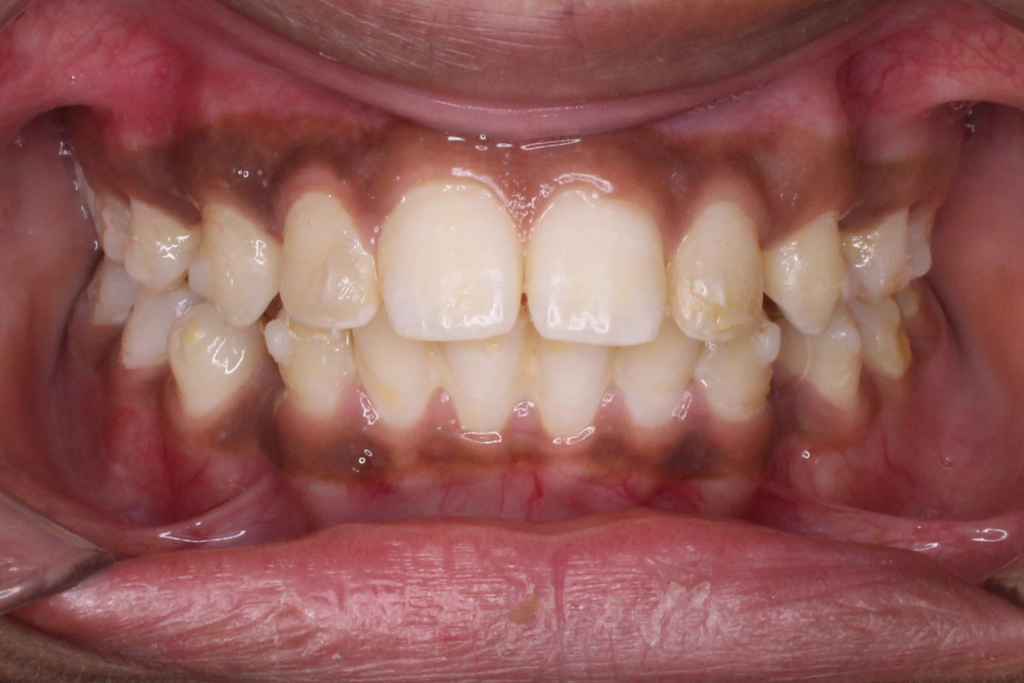
#> input picture testing_data/F1.JPG, 2048 x 1366 px (shown at 1/2 size)
$ python disclosed_pi.py ../testing_data/F1.JPG ../testing_data/L1.JPG ../testing_data/L1.JPG
#> lines starting #> are read from the running program, lines starting #| are printed output that depends on the picture
#> in _load, img is the input picture: shape (1366, 2048, 3); mean B, G, R 88.4, 91.5, 146.3
#> call 2 of _load, with path = '../testing_data/L1.JPG'
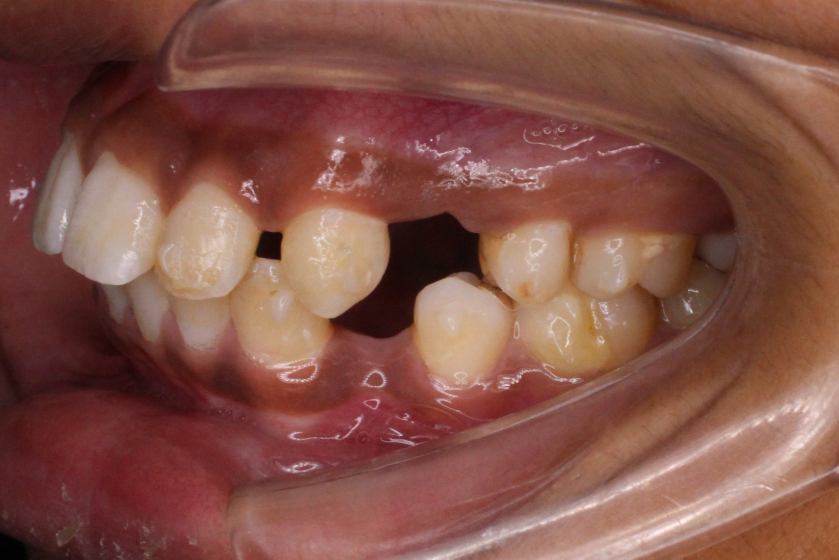
#> input picture testing_data/L1.JPG, 2517 x 1678 px (shown at 1/3 size)
#> in _load, img is the input picture: shape (1678, 2517, 3); mean B, G, R 71, 82, 131.3
"""Plaque Index (0-5) from disclosing-agent photographs.

Disclosing solution (erythrosine) stains plaque pink/magenta. This module
measures how much of the visible tooth surface carries that stain and maps
the coverage to a Turesky-modified Quigley-Hein style score (0-5).

Pipeline per view:
  1. Mouth ROI     - convex region enclosed by pink oral tissue; drops skin
                     and most of the cheek retractor.
  2. Tooth seeds   - bright, only mildly pink blobs inside the ROI (Otsu on
                     L*), excluding blobs on the ROI rim and long thin strips
                     (retractor edges, cheek folds).
  3. Stain         - magenta pixels on the tooth or in a thin ring around it,
                     judged relative to this patient's own enamel tint and
                     brightness so colour casts and dyed gingiva (darker) are
                     not counted as plaque.
  4. Coverage      - stain / (stain + clean enamel); views are weighted by
                     detected tooth area.

Use only with photographs taken after applying a disclosing agent. Normal
photographs must go through the MGI/OHI/GEI model instead.

Calibration note (2026-10-13): COVERAGE_THRESHOLDS were set against three
clinician-scored patients (PI 2, 3, 4). Re-fit them with
`calibrate_thresholds()` once more scored cases are available.
"""

from __future__ import annotations

from typing import Dict, Optional, Sequence, Tuple

import cv2
import numpy as np

WORK_SIZE = 900  # longest side used for analysis

# Coverage ratio cut-offs; PI = number of thresholds exceeded (0-5).
COVERAGE_THRESHOLDS = [0.02, 0.05, 0.10, 0.14, 0.25]

DEFAULT_PARAMS = {
    "pink_a": 14,       # a* of oral tissue used to find the mouth
    "edge": 0.05,       # ROI rim width (fraction of image size)
    "inner_frac": 0.7,  # tooth blobs must lie this much inside the rim
    "max_elong": 4.0,   # reject blobs longer than this x their width
    "l_floor": 0.45,    # minimum tooth brightness vs. brightest pixel
    "br_a": 24,         # tooth seeds may be at most this pink (a*)
    "min_area": 0.0006, # minimum tooth blob area (fraction of image)
    "ring": 0.008,      # ring around teeth searched for stain
    "st_a": 18,         # absolute minimum a* for stain
    "st_delta": 14,     # stain must be this much pinker than the enamel
    "st_l": 0.60,       # stain must be at least this bright vs. enamel
}

PI_LABELS = {
    0: "No plaque",
    1: "Separate flecks of plaque at the cervical margin",
    2: "Thin continuous band of plaque at the cervical margin",
    3: "Band of plaque wider than 1 mm, less than 1/3 of the crown",
    4: "Plaque covering 1/3 to 2/3 of the crown",
    5: "Plaque covering 2/3 or more of the crown",
}


def _ellipse(r: float) -> np.ndarray:
    r = max(1, int(r))
    return cv2.getStructuringElement(cv2.MORPH_ELLIPSE, (2 * r + 1, 2 * r + 1))


def _fill_holes(mask: np.ndarray) -> np.ndarray:
    cnts, _ = cv2.findContours(mask, cv2.RETR_EXTERNAL, cv2.CHAIN_APPROX_SIMPLE)
    out = np.zeros_like(mask)
    cv2.drawContours(out, cnts, -1, 255, thickness=cv2.FILLED)
    return out


def _resize(image_rgb: np.ndarray) -> np.ndarray:
    h, w = image_rgb.shape[:2]
    s = WORK_SIZE / max(h, w)
    if s >= 1:
        return image_rgb
    return cv2.resize(image_rgb, (int(w * s), int(h * s)), interpolation=cv2.INTER_AREA)


def _mouth_roi(a: np.ndarray, b: np.ndarray, p: Dict) -> np.ndarray:
    H, W = a.shape
    pink = ((a > p["pink_a"]) & (a > b + 6)).astype(np.uint8) * 255
    pink = cv2.morphologyEx(pink, cv2.MORPH_CLOSE, _ellipse(max(H, W) * 0.02))
    n, lbl, st, _ = cv2.connectedComponentsWithStats(pink, connectivity=8)
    if n <= 1:
        return np.full((H, W), 255, np.uint8)
    big = 1 + int(np.argmax(st[1:, cv2.CC_STAT_AREA]))
    cnts, _ = cv2.findContours((lbl == big).astype(np.uint8) * 255,
                               cv2.RETR_EXTERNAL, cv2.CHAIN_APPROX_SIMPLE)
    hull = cv2.convexHull(max(cnts, key=cv2.contourArea))
    roi = np.zeros((H, W), np.uint8)
    cv2.fillPoly(roi, [hull], 255)
    return roi


def segment_disclosed(image_rgb: np.ndarray, params: Optional[Dict] = None
                      ) -> Tuple[np.ndarray, np.ndarray, np.ndarray]:
    """Return (clean_enamel_mask, stain_mask, mouth_roi) at WORK_SIZE scale."""
    p = {**DEFAULT_PARAMS, **(params or {})}
    lab = cv2.cvtColor(image_rgb, cv2.COLOR_RGB2LAB).astype(np.float32)
    L, a, b = lab[..., 0], lab[..., 1] - 128, lab[..., 2] - 128
    H, W = L.shape
    D = max(H, W)

    roi = _mouth_roi(a, b, p)
    inside = roi > 0
    inner = cv2.erode(roi, _ellipse(D * p["edge"])) > 0

    # Teeth: the bright class inside the mouth.
    l_in = L[inside].astype(np.uint8)
    otsu, _ = cv2.threshold(l_in.reshape(-1, 1), 0, 255,
                            cv2.THRESH_BINARY + cv2.THRESH_OTSU)
    l_thr = max(otsu, p["l_floor"] * np.percentile(l_in, 99.5))
    bright = inside & (L > l_thr) & (a < p["br_a"]) & (b > -4)

    cand = cv2.morphologyEx(bright.astype(np.uint8) * 255, cv2.MORPH_OPEN, _ellipse(2))
    n, lbl, st, _ = cv2.connectedComponentsWithStats(cand, connectivity=8)
    seeds = np.zeros_like(cand)
    min_area = H * W * p["min_area"]
    for i in range(1, n):
        if st[i, cv2.CC_STAT_AREA] < min_area:
            continue
        comp = lbl == i
        if inner[comp].mean() < p["inner_frac"]:
            continue  # on the rim of the mouth: retractor / lip
        (_, _), (rw, rh), _ = cv2.minAreaRect(cv2.findNonZero(comp.astype(np.uint8)))
        if max(rw, rh) > p["max_elong"] * max(min(rw, rh), 1):
            continue  # long thin strip: cheek fold / retractor edge
        seeds[comp] = 255
    teeth = _fill_holes(cv2.morphologyEx(seeds, cv2.MORPH_CLOSE, _ellipse(3)))

    if not (seeds > 0).any():
        empty = np.zeros_like(seeds)
        return empty, empty, roi

    # Stain relative to this patient's enamel tint and brightness.
    l_teeth = float(np.median(L[seeds > 0]))
    a_teeth = float(np.median(a[seeds > 0]))
    a_thr = max(p["st_a"], a_teeth + p["st_delta"])
    stain = (a > a_thr) & (a > b + 10) & (L > p["st_l"] * l_teeth)
    ring = cv2.dilate(teeth, _ellipse(D * p["ring"]))
    stain_m = (stain.astype(np.uint8) * 255) & ring
    stain_m = cv2.morphologyEx(stain_m, cv2.MORPH_OPEN, _ellipse(1))
    enamel = teeth & ~stain_m
    return enamel, stain_m, roi


def disclosed_coverage(image_rgb: np.ndarray, params: Optional[Dict] = None
                       ) -> Tuple[float, int]:
    """Return (stain coverage ratio, tooth area in px) for one view."""
    enamel, stain, _ = segment_disclosed(_resize(image_rgb), params)
    ea, sa = int((enamel > 0).sum()), int((stain > 0).sum())
    tooth = ea + sa
    return (sa / tooth if tooth else 0.0), tooth


def coverage_to_pi(coverage: float, thresholds: Sequence[float] = COVERAGE_THRESHOLDS) -> int:
    return int(sum(coverage > t for t in thresholds))


def estimate_pi_disclosed(
    frontal_rgb: np.ndarray,
    left_rgb: np.ndarray,
    right_rgb: np.ndarray,
    params: Optional[Dict] = None,
) -> Dict:
    """Estimate PI (0-5) from three disclosing-agent views.

    Returns a dict with pi_score, coverage (weighted stain ratio 0-1),
    per-view coverages, tooth_area_px and a confidence string.
    """
    covs, areas = [], []
#> covs = []; areas = []
    for img in (frontal_rgb, left_rgb, right_rgb):
        c, area = disclosed_coverage(img, params)
        covs.append(c)
        areas.append(area)
#> this loop made 3 passes
#> pass 1, in segment_disclosed, `lab = cv2.cvtColor(image_rgb, cv2.COLOR_RGB2LAB).astype(np.float32)`:
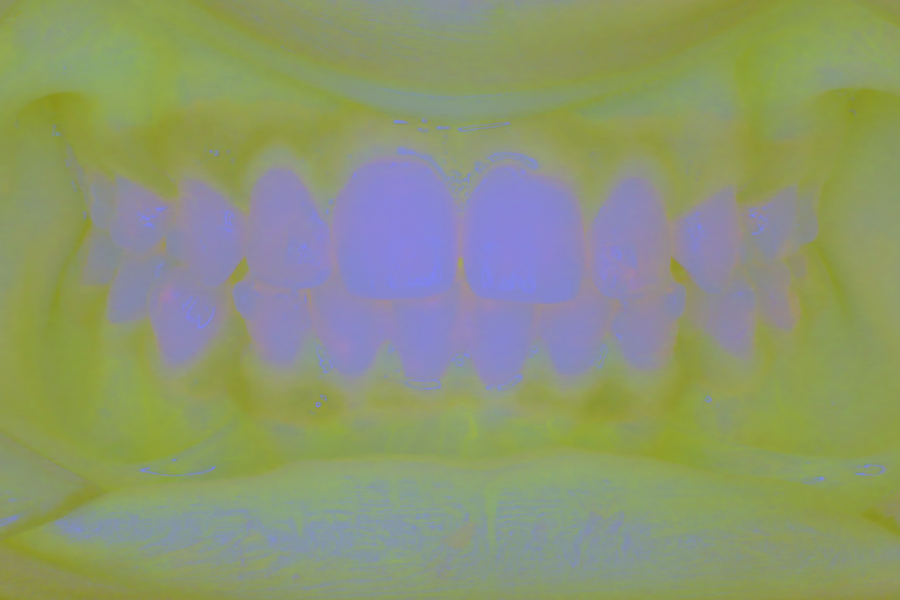
#> lab: shape (600, 900, 3) float32; mean of channels 0, 1, 2 114, 150.5, 140; drawn as B, G, R
#> pass 1, in segment_disclosed, `L, a, b = lab[..., 0], lab[..., 1] - 128, lab[..., 2] - 128`:
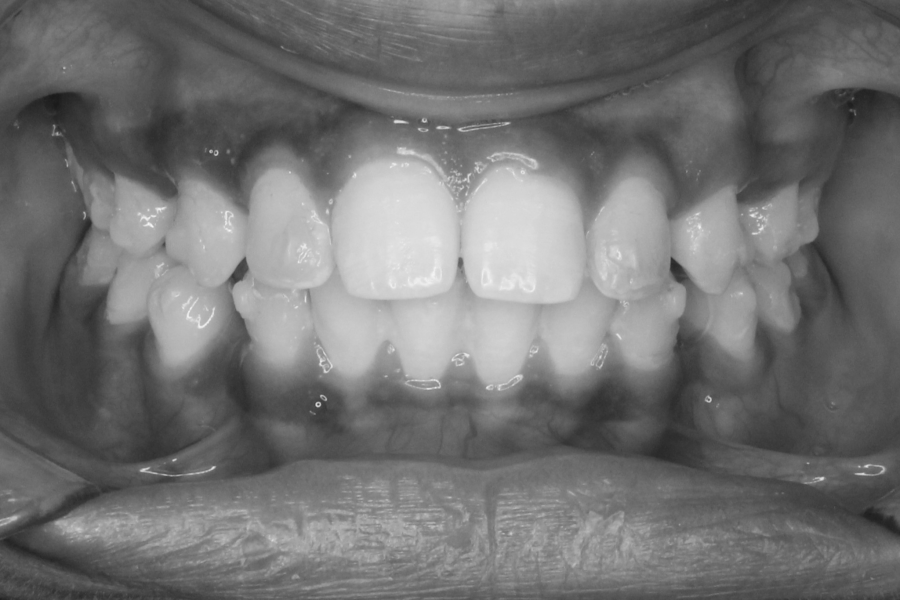
#> L: shape (600, 900) float32; min 25, max 245, mean 114
#> pass 1, in segment_disclosed, `L, a, b = lab[..., 0], lab[..., 1] - 128, lab[..., 2] - 128`:
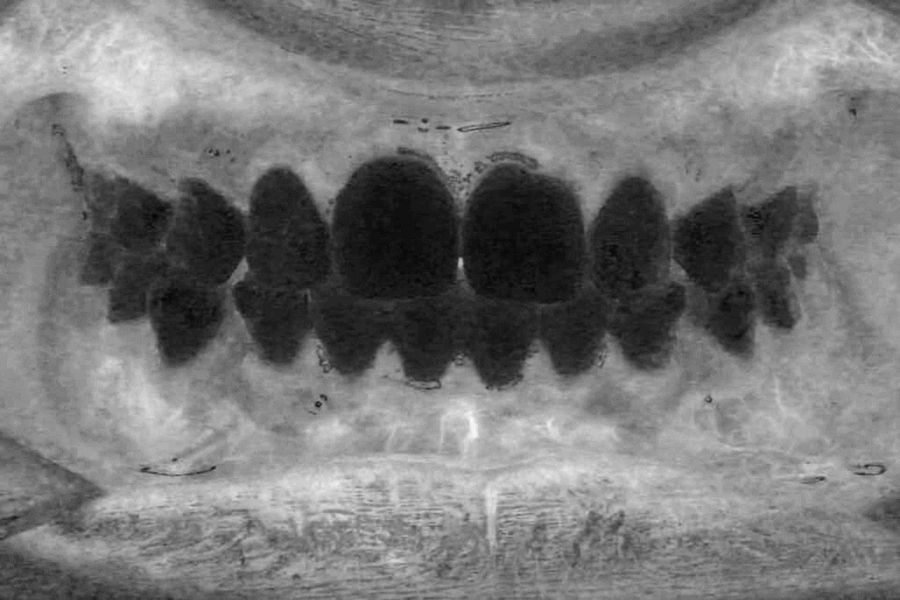
#> a: shape (600, 900) float32; min 1, max 47, mean 22.5; drawn with min black and max white
#> pass 1, in segment_disclosed, `L, a, b = lab[..., 0], lab[..., 1] - 128, lab[..., 2] - 128`:
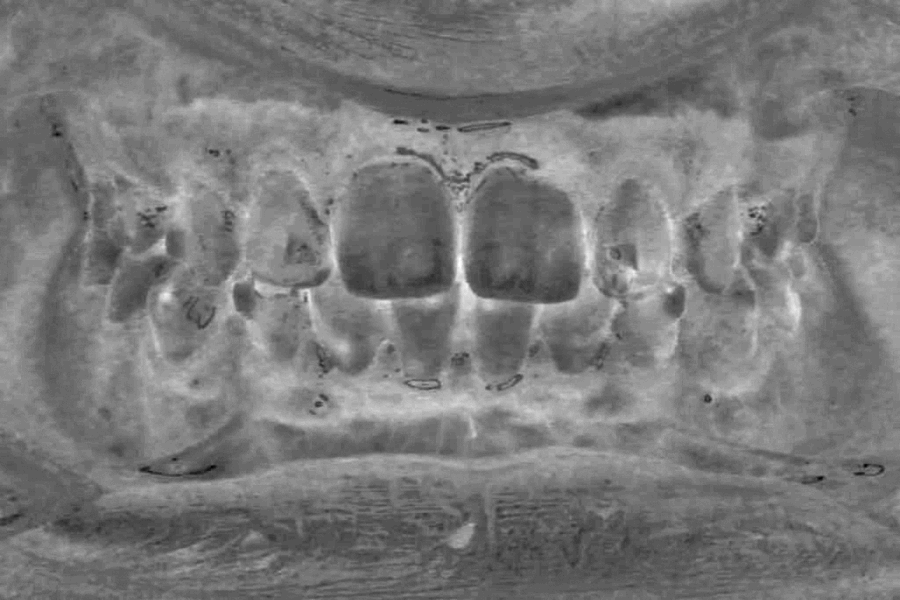
#> b: shape (600, 900) float32; min -10, max 36, mean 12; drawn with min black and max white
#> after the loop, areas = [131812, 90364, 90364]; covs = [0.0573, 0.0249, 0.0249]

    w = np.asarray(areas, dtype=float)
#> w = [131812, 90364, 90364]
    if w.sum() < 1:
        return {
            "pi_score": None,
            "coverage": None,
            "coverage_f": 0.0, "coverage_l": 0.0, "coverage_r": 0.0,
            "tooth_area_px": 0,
            "confidence": "low (no tooth surface detected)",
        }

    coverage = float(np.dot(w / w.sum(), covs))
#> coverage = 0.0386
    pi_score = coverage_to_pi(coverage)
#> pi_score = 1

    # Views that found few teeth or disagree strongly are less trustworthy.
    min_area = min(areas)
#> min_area = 90364
    spread = max(covs) - min(covs)
#> spread = 0.0324
    if min_area > 15000 and spread < 0.15:
        confidence = "high"
    elif min_area > 4000:
        confidence = "medium"
    else:
        confidence = "low (small tooth area detected)"

    return {
        "pi_score": pi_score,
        "coverage": round(coverage, 4),
        "coverage_f": round(covs[0], 4),
        "coverage_l": round(covs[1], 4),
        "coverage_r": round(covs[2], 4),
        "tooth_area_px": int(w.sum()),
        "confidence": confidence,
    }


def calibrate_thresholds(coverages: Sequence[float], true_pi: Sequence[int]) -> list:
    """Fit COVERAGE_THRESHOLDS to clinician-scored cases (needs scipy)."""
    from scipy.optimize import minimize

    cov = np.asarray(coverages, dtype=float)
    y = np.asarray(true_pi, dtype=float)

    def loss(t):
        preds = np.array([coverage_to_pi(c, sorted(t)) for c in cov])
        return float(((preds - y) ** 2).sum())

    res = minimize(loss, COVERAGE_THRESHOLDS, method="Nelder-Mead")
    return sorted(float(v) for v in res.x)


def visualize_disclosed(image_rgb: np.ndarray, params: Optional[Dict] = None) -> np.ndarray:
    """Overlay for debugging: green = clean enamel, magenta = detected stain."""
    img = _resize(image_rgb)
    enamel, stain, roi = segment_disclosed(img, params)
    out = img.copy()
    out[enamel > 0] = (0.5 * out[enamel > 0] + [0, 110, 0]).astype(np.uint8)
    out[stain > 0] = (0.4 * out[stain > 0] + [150, 0, 150]).astype(np.uint8)
    cnts, _ = cv2.findContours(roi, cv2.RETR_EXTERNAL, cv2.CHAIN_APPROX_SIMPLE)
    cv2.drawContours(out, cnts, -1, (0, 255, 255), 2)
    return out


if __name__ == "__main__":
    import sys

    if len(sys.argv) < 4:
        print("Usage: python disclosed_pi.py <D-frontal> <D-left> <D-right>")
        sys.exit(0)

    def _load(path):
        img = cv2.imread(path)
        if img is None:
            raise FileNotFoundError(path)
        return cv2.cvtColor(img, cv2.COLOR_BGR2RGB)

    result = estimate_pi_disclosed(*(_load(p) for p in sys.argv[1:4]))
#> result = {'pi_score': 1, 'coverage': 0.0386, 'coverage_f': 0.0573, 'coverage_l': 0.0249, 'coverage_r': 0.0249, 'tooth_area_px': 312540, 'confidence': 'high'}
    for k, v in result.items():
        print(f"  {k:14s}: {v}")
#> this loop made 7 passes
#> (k, v) on passes 1 to 7: ('pi_score', 1), ('coverage', 0.0386), ('coverage_f', 0.0573), ('coverage_l', 0.0249), ('coverage_r', 0.0249), ('tooth_area_px', 312540), ('confidence', 'high')
#|   pi_score      : 1
#|   coverage      : 0.0386
#|   coverage_f    : 0.0573
#|   coverage_l    : 0.0249
#|   coverage_r    : 0.0249
#|   tooth_area_px : 312540
#|   confidence    : high
